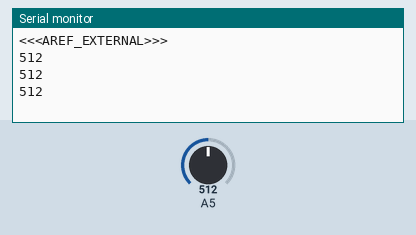
Bench run of a sketch on a simulated Arduino Uno, built with avr-gcc and run on an emulated ATmega328P. Shown: the last lines printed to the serial monitor. The inputs (shaded band) are chosen by the test bench; at power-on: A5 = 512.

Above: at 1.2 s.
1.3 s: A5 set to 716
At 2.6 s:
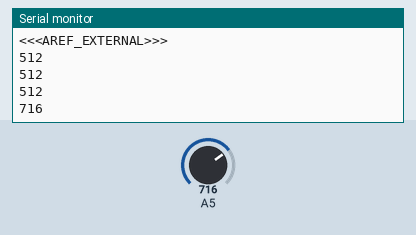
2.8 s: A5 set to 900
At 3.6 s:
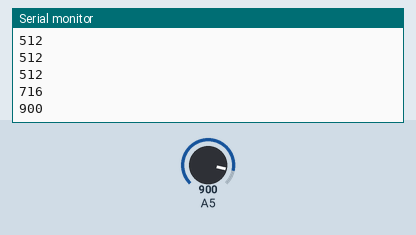
Timing chart, 0 to 5.8 s (numbered marks = the images above; inputs shaded):
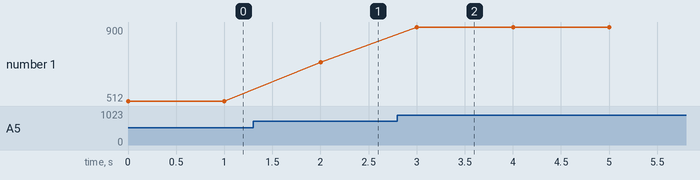

The sketch:

Random.ino
```cpp
#pragma warning(disable : 4834) //No Effect
#pragma warning(disable : 2182) //No Effect

//Sensitive to AREF being set incorrectly
//and Analog Pin being connected to Ground
//Requires on-board LED and separate front-panel LED

void setup()
{
    //void a; //Abstract Unknown Type
    Serial.begin(115200); //Fixed Frequency for Stability
    Serial.println("<<<AREF_EXTERNAL>>>"); //not printf()
    //analogReference(EXTERNAL); //Shouldn't be required, Pedantic
    //Serial.println((int)analogReference(EXTERNAL)); //Pipelining
    Serial.println(analogRead(LED_BUILTIN)); //No Randomiser Peripheral
    //Serial.println(analogRead(-1)); //Unknown Physical Pin
    //Serial.println(analogRead(0)); //Converted to Channel Arbitrarily
    //return 0; //Not Allowed
}

void loop()
{
    Serial.println(analogRead(LED_BUILTIN)); //Repeat of Previous Text
    delay(1000); //Fixed Delay Time
    //return 0; //Not Allowed
}

//The following code was destroyed in 2021 by Reddit Attackers:

/*
void setup()
{
    Serial.begin(115200);
    //Serial.println(analogRead(-1));
    Serial.println(analogRead(AREF));
}
*/

/*
void setup()
{
    delay(777);
    randomSeed(777);
    delayMicroseconds(random(0, 1000));
    Serial.begin(115200);
    double a = 0;
    a += (double)(micros() / 1000.0) * 2.0 * PI;
    a += (double)(micros() / 1000.0) * 2.0 * PI;
    a += (double)(micros() / 1000.0) * 2.0 * PI;
    a /= 3;
    Serial.println(a);
}
*/

/*
void setup()
{
    Serial.begin(115200);
    analogWrite(9, 127);
    analogWrite(10, 128);
    analogWrite(11, 129);
    double a = 0;
    a += analogRead(9);
    a += analogRead(10);
    a += analogRead(11);
    a /= 3;
    Serial.println(a);
}
*/

//void loop(){delay(1000);}
```

Measured:
- after the input at 1.3 s, the serial monitor: prints a new line after 0.70 s (image 1)
- after the input at 2.8 s, the serial monitor: prints a new line after 0.20 s (image 2)
- plotted number 1: 512 → 716 after the input at 1.3 s, 716 → 900 after the input at 2.8 s
